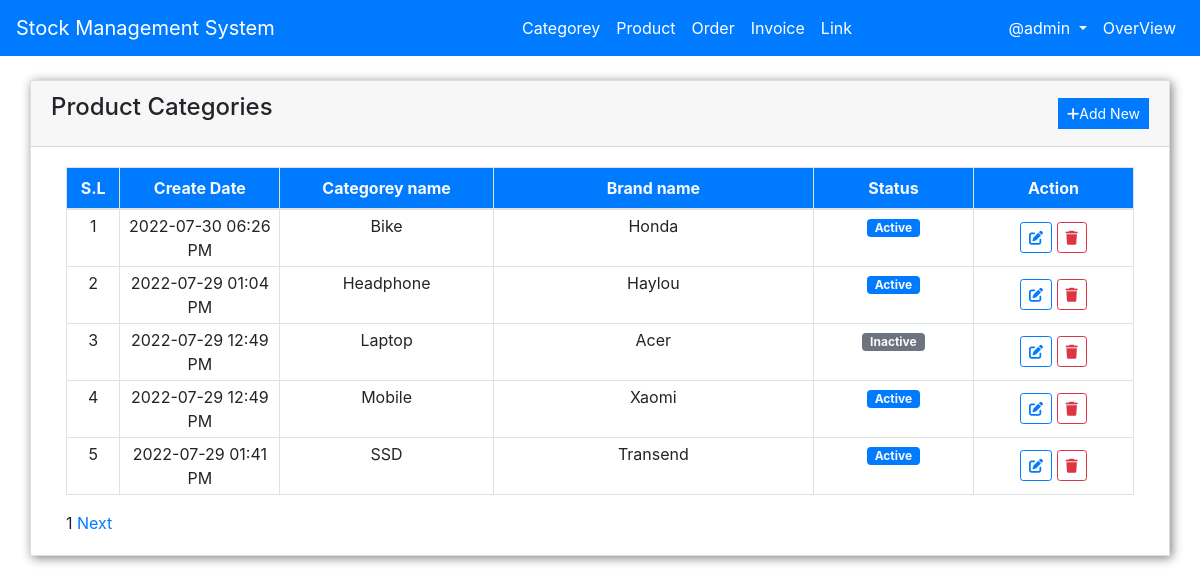
Page /dashboard/categorey/ (signed in) on the committed database.
### smsApps/models.py (models this page shows, shortened)
class Categorie(models.Model):
    status = models.CharField(max_length=2, choices=(('1','Active'),('2','Inactive')), default=1)
    cat_name = models.CharField(max_length=264)
    cat_brand = models.CharField(max_length=264)
    publish_date = models.DateTimeField(auto_now_add=True)
    update_date = models.DateTimeField(auto_now=True)
    class Meta:
        ordering = ['-publish_date',]

### smsApps/views.py (the view)
# urls.py: path('categorey/', views.categoreyView, name='categorey'),
@login_required
def categoreyView(request):
    allcats = Categorie.objects.all().order_by('cat_name')
    pagntr = Paginator(allcats, 5)
    page_num = request.GET.get('cat_page')
    page_obj = pagntr.get_page(page_num)
    return render(request, 'smsApps/categories.html',{'page_cat_obj':page_obj})

### templates/smsApps/categories.html (shortened to what this page needs)
{% extends 'base.html' %}
{% load static %}
{% block bodycontent %}
<div class="col-md-4 offset-md-4"><br>
</div>
<div class="col-lg-12 col-md-12 col-sm-12 col-xs-12">
    <div class="card card-default rounded-0 shadowcss ">
        <div class="card-header">
            <div class="d-flex w-100 align-items-center justify-content-between">
                <h4 class="card-title fw-bold">Product Categories</h4>
                <div class="tools">
                    <button type="button" class="btn btn-primary rounded-0 bg-gradient btn-sm" id='add_new' data-toggle="modal" data-target="#exampleModal" data-whatever="@fat"><i class="fa fa-plus"></i><a style="color:white; text-decoration:none;" href="{% url 'addcategorey' %}">Add New</a></button>
                </div>
            </div>
        </div>
        <div class="card-body">
            <div class="container-fluid">
                <table class="table table-bordered" id="category-list">
                    <colgroup>
                        <col width="5%">
                        <col width="15%">
                        <col width="20%">
                        <col width="30%">
                        <col width="15%">
                        <col width="15%">
                    </colgroup>
                    <thead>
                        <tr class="bg-gradient bg-primary bg-opacity-50 text-light">
                            <th class="px-2 py-2 text-center">S.L</th>
                            <th class="px-2 py-2 text-center">Create Date</th>
                            <th class="px-2 py-2 text-center">Categorey name</th>
                            <th class="px-2 py-2 text-center">Brand name</th>
                            <th class="px-2 py-2 text-center">Status</th>
                            <th class="px-2 py-2 text-center">Action</th>
                        </tr>
                    </thead>
                    <tbody>
                        {% for allcat in page_cat_obj %}
                        <tr>
                            <td class="px-2 py-1 text-center">{{forloop.counter}}</td>
                            <td class="px-2 py-1 text-center">{{ allcat.publish_date|date:"Y-m-d h:i A" }}</td>
                            <td class="px-2 py-1 text-center">{{allcat.cat_name}}</td>
                            <td class="px-2 py-1 text-center">
                                <p class="m-0 text-truncate">{{allcat.cat_brand}}</p>
                            </td>
                            <td class="px-1 py-1 text-center text-center">
                                {% if allcat.status == '1' %}
                                <span class="badge text-light bg-primary bg-gradient rounded-pill px-2">Active</span> {% else %}
                                <span class="badge text-light bg-secondary bg-gradient rounded-pill px-2">Inactive</span> {% endif %}
                            </td>
                            <td class="px-2 py-1 align-middle text-center">
                                <a class="btn btn-outline-primary btn-sm edit-data" href="" data-id="" title="Edit">
                                    <i class="fa fa-edit"></i>
                                </a>
                                <button class="btn btn-outline-danger btn-sm delete-data" type="button" data-id="" title="Delete">
                                    <i class="fa fa-trash"></i>
                                </button>
                            </td>
                        </tr>
                        {% endfor %}
                    </tbody>
                </table>
                <div>
                    <span>
                        <span>{{ page_cat_obj.number }}</span>
                        {% if page_cat_obj.has_next %}
                            <a style="text-decoration:none;" href="?cat_page={{page_cat_obj.next_page_number}}">Next</a>
                        {% endif %}
                    </span>
                </div>
            </div>
        </div>
    </div>
</div>
    </div>
{% endblock bodycontent %}

### templates/base.html (shortened to what this page needs)
{% load static %}
<!doctype html>
<html lang="en">
  <head>
    <link rel="stylesheet" href="https://cdn.jsdelivr.net/npm/bootstrap@4.0.0/dist/css/bootstrap.min.css">
    <link rel="stylesheet" href="https://cdnjs.cloudflare.com/ajax/libs/font-awesome/6.1.2/css/all.min.css">
    <link rel="stylesheet" href="{% static 'css/style.css' %}">
  </head>
  <body>
    <nav class="navbar navbar-expand-lg navbar navbar-dark bg-primary" style="background-color: #e3f2fd;">
      {% if request.user.is_authenticated %}
      <a class="navbar-brand" href="{% url 'index' %}">Stock Management System</a>
      {% else %}
      <a class="navbar-brand" style="color:white;" href="{% url 'home' %}">Stock Management System</a>
      {% endif %}
      <div class="collapse navbar-collapse" id="navbarSupportedContent">
        {% if request.user.is_authenticated %}
        <ul class="navbar-nav mr-auto offset-lg-3 offset-sm-1">
          <li class="nav-item" style="color:#white;"><a class="nav-link" href="{% url 'categorey' %}">Categorey</a></li>
          <li class="nav-item"><a class="nav-link" href="{% url 'categorey' %}">Product</a></li>
          <li class="nav-item"><a class="nav-link" href="{% url 'categorey' %}">Order</a></li>
          <li class="nav-item"><a class="nav-link" href="{% url 'categorey' %}">Invoice</a></li>
          <li class="nav-item"><a class="nav-link" href="{% url 'categorey' %}">Link</a></li>
        </ul>
        {% endif %}
        <ul class="navbar-nav" >
          {% if request.user.is_authenticated %}
          <li class="nav-item dropdown">
            <a class="nav-link dropdown-toggle" href="#" id="navbarDropdown" role="button" data-toggle="dropdown" aria-haspopup="true" aria-expanded="false">
              @{{user.username}}
            </a>
          </li>
          <li class="nav-item"><a class="nav-link" href="">OverView</a></li>
          {% else %}
          <li class="nav-item"><a class="nav-link" href="{% url 'signup' %}">Signup</a></li>
          <li class="nav-item"><a class="nav-link" href="{% url 'login' %}">Login</a></li>
          {% endif %}
        </ul>
      </div>
    </nav>
    <div class="container-fluid">
    {% block bodycontent %}{% endblock bodycontent %}
  </body>
</html>

### static/css/style.css (style rules this page uses)
.navbar-dark .navbar-nav .nav-link { color: rgb(255 255 255) !important; }
.shadowcss { border-radius: 0!important; box-shadow: 2px 2px 10px grey !important; }

### rows in the picture
Categorie: publish_date "2022-07-30 06:26 PM", cat_name "Bike", cat_brand "Honda", status "Active"
Categorie: publish_date "2022-07-29 01:04 PM", cat_name "Headphone", cat_brand "Haylou", status "Active"
Categorie: publish_date "2022-07-29 12:49 PM", cat_name "Laptop", cat_brand "Acer", status "Inactive"
Categorie: publish_date "2022-07-29 12:49 PM", cat_name "Mobile", cat_brand "Xaomi", status "Active"
Categorie: publish_date "2022-07-29 01:41 PM", cat_name "SSD", cat_brand "Transend", status "Active"

### other values in the picture
{{ user.username }} "admin"
{{ page_cat_obj.number }} "1"
